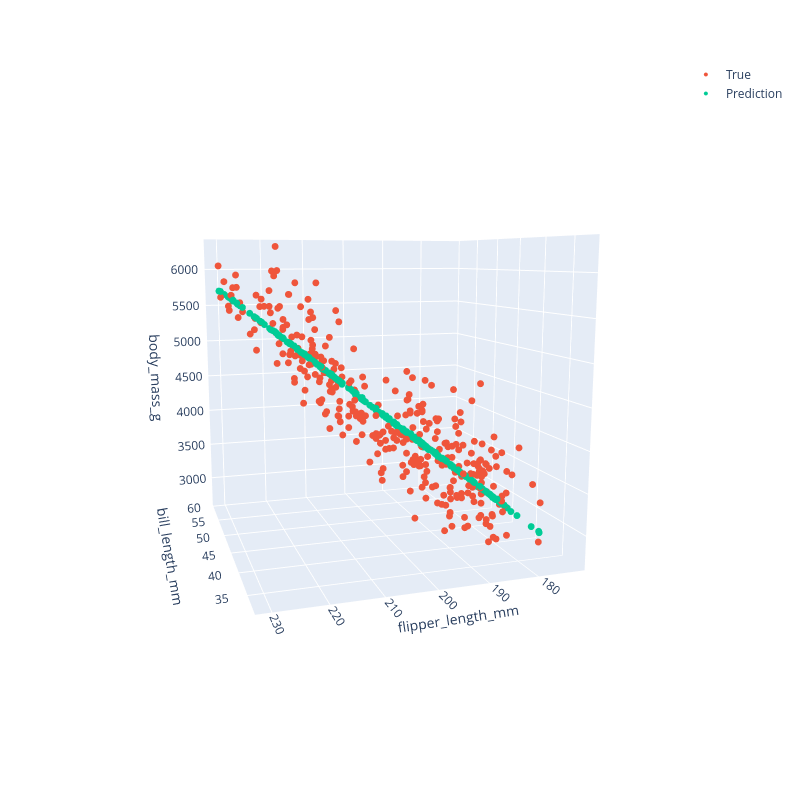

The notebook cell saved with this chart:
### Markdown cell above
### Exercise 3.2: The package
Make a plot similar to the plot in exercise `2.2.5`, where we plot two traces: `bill_length_mm` and `flipper_length_mm`, the true `body_mass_g` and the predicted value for `body_mass_g` you obtained in the last cell.

### Code cell
# YOUR CODE HERE
fig = px.scatter_3d()
fig.add_scatter3d(
    x=X[:, 0], y=X[:, 1], z=y, mode="markers", name="True"
)

# Add a trace with the predictions instead of the true values of y.
fig.add_scatter3d(
    x=X[:, 0], y=X[:, 1], z=y_prime, mode="markers", name="Prediction"
)



fig.update_traces(
    marker=dict(
        size=4,
    ),
    selector=dict(mode="markers"),
)

fig.update_scenes(
    xaxis=dict(title=x_features[0]),
    yaxis=dict(title=x_features[1]),
    zaxis=dict(title=y_features[0]),
)

fig.update_layout(
    autosize=False,
    width=800,
    height=800,
)
fig.show()

### Figure 1 — Plotly figure (JSON) as saved in the notebook; plotly's stock layout.template omitted (floating-point values rounded to 4 significant figures; data arrays with more than 128 entries replaced by an {"elided": "..."} marker saying what was removed)
{"data": [{"hovertemplate": "<extra></extra>", "legendgroup": "", "marker": {"color": "#636efa", "size": 4, "symbol": "circle"}, "mode": "markers", "name": "", "scene": "scene", "showlegend": false, "type": "scatter3d"}, {"marker": {"size": 4}, "mode": "markers", "name": "True", "type": "scatter3d", "x": {"elided": "333 float values"}, "y": {"elided": "333 int values"}, "z": {"elided": "333 int values"}}, {"marker": {"size": 4}, "mode": "markers", "name": "Prediction", "type": "scatter3d", "x": {"elided": "333 float values"}, "y": {"elided": "333 int values"}, "z": {"elided": "333 float values"}}], "layout": {"autosize": false, "height": 800, "legend": {"tracegroupgap": 0}, "margin": {"t": 60}, "scene": {"aspectmode": "auto", "aspectratio": {"x": 1, "y": 1, "z": 1}, "camera": {"center": {"x": 0, "y": 0, "z": 0}, "eye": {"x": -2.49, "y": 0.7985, "z": 0.4332}, "projection": {"type": "perspective"}, "up": {"x": 0, "y": 0, "z": 1}}, "domain": {"x": [0, 1], "y": [0, 1]}, "xaxis": {"title": {"text": "bill_length_mm"}, "type": "linear"}, "yaxis": {"title": {"text": "flipper_length_mm"}, "type": "linear"}, "zaxis": {"title": {"text": "body_mass_g"}, "type": "linear"}}, "width": 800}}
